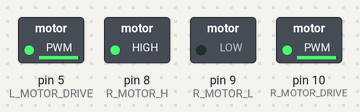
Simulated run of this sketch. Board: Arduino Uno, built with avr-gcc and run on an emulated ATmega328P. Shown: switched loads named in the sketch (green lamp = pin HIGH).

Above: at 0.05 s.
At 1.35 s:
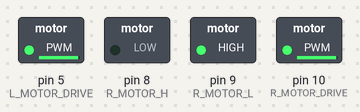
Timing chart, 0 to 3.0 s (numbered marks = the images above):
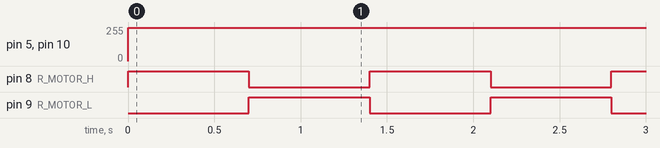

Measured:
- by itself, pin 5 (L_MOTOR_DRIVE), pin 10 (R_MOTOR_DRIVE): 0/255 → 250/255 at 0.00 s
- by itself, pin 8 (R_MOTOR_H), pin 9 (R_MOTOR_L): alternates HIGH for 0.70 s and LOW for 0.70 s

The sketch:

basic_motor.ino
```cpp
#define R_MOTOR_H 8
#define R_MOTOR_L 9
#define R_MOTOR_DRIVE 10

#define L_MOTOR_H 6
#define L_MOTOR_L 7
#define L_MOTOR_DRIVE 5

void setup() {
  pinMode(R_MOTOR_H, OUTPUT);
  pinMode(R_MOTOR_L, OUTPUT);
  pinMode(R_MOTOR_DRIVE, OUTPUT);
}

void loop() {

  digitalWrite(L_MOTOR_H, HIGH);
  digitalWrite(L_MOTOR_L, LOW);
  analogWrite(L_MOTOR_DRIVE, 250);
  digitalWrite(R_MOTOR_H, HIGH);
  digitalWrite(R_MOTOR_L, LOW);
  analogWrite(R_MOTOR_DRIVE, 250);

  delay(700);

  digitalWrite(R_MOTOR_H, LOW);
  digitalWrite(R_MOTOR_L, HIGH);
  digitalWrite(L_MOTOR_H, LOW);
  digitalWrite(L_MOTOR_L, HIGH);
  delay(700);


}
```
